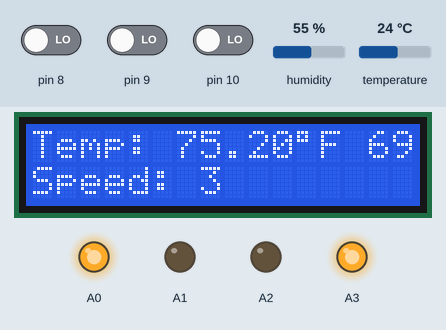
Recording of a sketch running on a simulated Arduino Uno, built with avr-gcc and run on an emulated ATmega328P. Parts: 16×2 character LCD, output pins drawn as LEDs (lit = HIGH). The inputs (shaded band) are chosen by the test bench; at power-on: pin 9 LOW, temperature 24 °C, pin 8 LOW, pin 10 LOW, humidity 55 %.

Above: at 1.2 s.
1.3 s: pin 9 driven HIGH
At 4.3 s:
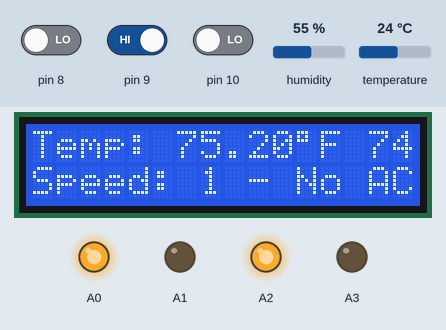
4.4 s: temperature set to 12 °C
At 5.7 s:
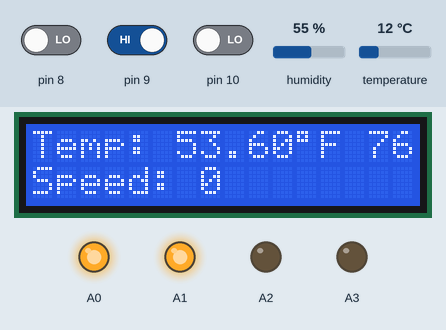
7.5 s: temperature set to 41 °C
At 9.3 s:
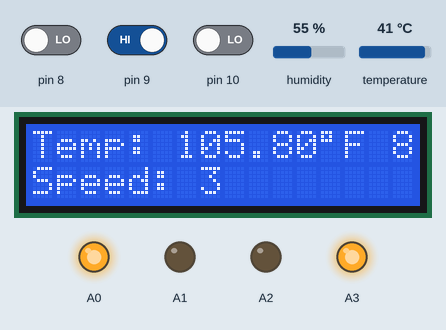
10.0 s: pin 8 driven HIGH
At 11.7 s:
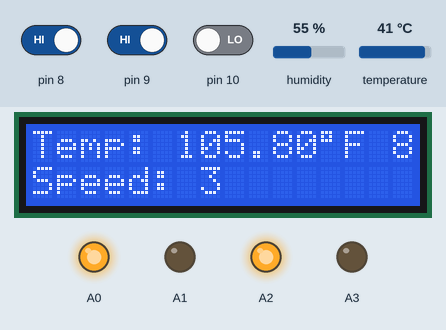
12.1 s: pin 10 driven HIGH
At 13.1 s:
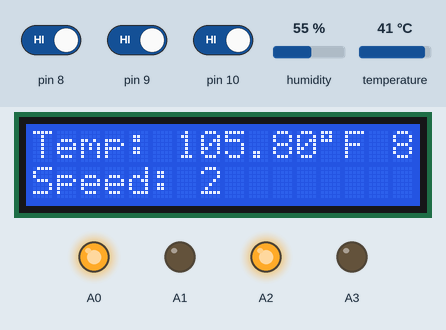
15.2 s: temperature set to 34 °C
At 16.3 s:
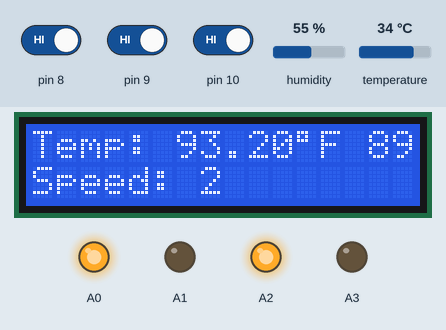
17.9 s: temperature set to 31 °C
Timing chart, 0 to 21.6 s (numbered marks = the images above; inputs shaded):
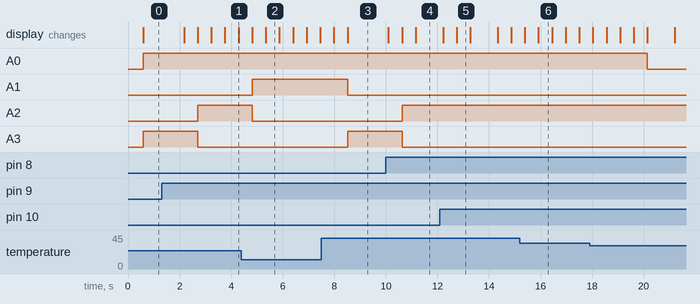

The sketch:

AC_Controller.ino
```cpp
#include <LiquidCrystal.h>
#include <DHT11.h>
#include <millisDelay.h>
#include "FanMode.h"
#include "CompressorMode.h"
#include "FanController.h"
#include "FanSpeeds.h"
#include "ControlButtons.h"


// Create an instance of the DHT11 class and set the digital I/O pin.
DHT11 dht11(7);

LiquidCrystal lcd(12, 11, 5, 4, 3, 2);


int desiredTemp = 69.0;
float tempF;
FanMode fanMode = Auto;

FanController  fanController = FanController();
FanSpeeds fanSpeeds = FanSpeeds(&fanController, &lcd);
ControlButtons controlButtons = ControlButtons();

void setup(){
  lcd.begin(16, 2);
  //compressor
  pinMode(A0, OUTPUT);
  digitalWrite(A0, LOW);
  //low speed
  pinMode(A1, OUTPUT);
  digitalWrite(A1, LOW);
  //medium speed
  pinMode(A2, OUTPUT);
  digitalWrite(A2, LOW);
  //high speed
  pinMode(A3, OUTPUT);
  digitalWrite(A3, LOW);

  //fan speed button
  pinMode(8, INPUT);

}

void loop(){
  float temperature = dht11.readTemperature();
  fanSpeeds.tempF = (temperature *9/5) + 32;
  lcd.setCursor(0,0);
  lcd.print("Temp: ");
  lcd.print(fanSpeeds.tempF);
  lcd.print((char)223);
  lcd.print("F");
  lcd.print(" ");
  lcd.print(fanSpeeds.desiredTemp);

  int modeBtn = digitalRead(8);
  if(modeBtn == HIGH){
    fanMode = controlButtons.IncrementMode(fanMode);
  }
  int tempUp = digitalRead(9);
  if(tempUp == HIGH){
    fanSpeeds.desiredTemp++;
  }
  int tempDown = digitalRead(10);
  if(tempDown == HIGH){
    fanSpeeds.desiredTemp--;
  }

  if(fanMode == Auto){
    fanSpeeds.AutoFanLoop();
  }
  else if(fanMode == Low){
    fanSpeeds.LowFanLoop();
  }
  else if(fanMode == Medium){
    fanSpeeds.MediumFanLoop();
  }
  else if(fanMode == High){
    fanSpeeds.HighFanLoop();
  }
}
```

CompressorMode.h
```cpp
#ifndef CompressorMode_h
#define CompressorMode_h


#include <Arduino.h>

enum CompressorMode{
  ON,
  OFF
  };

#endif
```

ControlButtons.cpp
```cpp
#include "ControlButtons.h"

ControlButtons::ControlButtons(){
}

int ControlButtons::IncrementMode(int fanMode){
  //cycle mode
  if(fanMode < 3)
    fanMode++;
  else{
    fanMode = 0;
  }
  return fanMode;
}
```

ControlButtons.h
```cpp
#ifndef ControlButtons_h
#define ControlButtons_h

#include <LiquidCrystal.h>
#include <Arduino.h>
#include <millisDelay.h>
#include "FanMode.h"

class ControlButtons{
  public:
    ControlButtons();
    void init();
    int IncrementMode(int fanMode);
  private:
    LiquidCrystal* _lcd;
};
#endif
```

FanController.cpp
```cpp
#include "FanController.h"

FanController::FanController(){

}

millisDelay fanTimer;
millisDelay fanRunningTimer;
millisDelay fanSwitchTimer;
millisDelay compressorStartDelay;
millisDelay compressorRunDelay;
void FanController::init(){}
void FanController::setFanSpeed(int speed)
{
  if(speed == 0){
      if(fanRunningTimer.remaining() == 0.0 && digitalRead(A0) == LOW){
        fanTimer.restart();
        digitalWrite(A1, LOW);
        digitalWrite(A2, LOW);
        digitalWrite(A3, LOW);
      }
  }if(speed == 1){
    if(fanTimer.remaining() == 0.0 && fanSwitchTimer.remaining() == 0.0){
      fanSwitchTimer.start(2000);
      digitalWrite(A1, HIGH);
      digitalWrite(A2, LOW);
      digitalWrite(A3, LOW);
    }
  }if(speed == 2){
    if(fanTimer.remaining() == 0.0 && fanSwitchTimer.remaining() == 0.0){
      fanSwitchTimer.start(2000);
      digitalWrite(A1, LOW);
      digitalWrite(A2, HIGH);
      digitalWrite(A3, LOW);
    }
  }if(speed == 3){
    if(fanTimer.remaining() == 0.0 && fanSwitchTimer.remaining() == 0.0){
      fanSwitchTimer.start(2000);
      digitalWrite(A1, LOW);
      digitalWrite(A2, LOW);
      digitalWrite(A3, HIGH);
    }
  }
}
//Fan and Compressor controllers
void FanController::setCompressor(int val){
  switch(val){
    case 0:
      if(compressorRunDelay.remaining() == 0.0){
        digitalWrite(A0,LOW);
        compressorStartDelay.start(30000);
      }
    case 1:
      if(digitalRead(A0) == LOW && compressorStartDelay.remaining() == 0.0){
        digitalWrite(A0,HIGH);
        compressorRunDelay.start(15000);
      }
  }
}
void FanController::startfanRunningTimer(){
  if(!fanRunningTimer.remaining() == 0.0){
    fanRunningTimer.start(30000);
  }
}
```

FanController.h
```cpp
#ifndef FanController_h
#define FanController_h


#include <Arduino.h>
#include <millisDelay.h>

class FanController{
  public:
    FanController();
    void init();
    void setFanSpeed(int speed);
    void setCompressor(int val);
    void startfanRunningTimer();
};
#endif
```

FanMode.h
```cpp
#ifndef FanMode_h
#define FanMode_h


#include <Arduino.h>

enum FanMode{
  Auto,
  Low,
  Medium,
  High
  };

#endif
```

FanSpeeds.cpp
```cpp
#include "FanController.h"
#include "FanSpeeds.h"
#include "CompressorMode.h"
FanController* _fanController;
LiquidCrystal* _lcd;
CompressorMode compressorMode = ON;


FanSpeeds::FanSpeeds(FanController* fanController, LiquidCrystal* lcd1){
  desiredTemp = 69;
  _fanController = fanController;
  _lcd = lcd1;
}


void FanSpeeds::LowFanLoop(){
  //fan always on in low
  _fanController->startfanRunningTimer();
  _fanController->setFanSpeed(1);
  if(tempF > (desiredTemp + 2.0) && compressorMode == ON){
    //turn compressor on
    _fanController->setCompressor(1);
    _lcd->setCursor(0,1);
    _lcd->print("Speed: ");
    _lcd->print("1         ");
  }
  else{
    _lcd->setCursor(0,1);
    _lcd->print("Speed: ");
    _lcd->print("1 - No AC");
  }
}
void FanSpeeds::MediumFanLoop(){
  //fan always on in low
  _fanController->startfanRunningTimer();
  _fanController->setFanSpeed(2);
  if(tempF > (desiredTemp + 2.0) && compressorMode == ON){
    //turn compressor on
    _fanController->setCompressor(1);
    _lcd->setCursor(0,1);
    _lcd->print("Speed: ");
    _lcd->print("2         ");
  }
  else{
    _lcd->setCursor(0,1);
    _lcd->print("Speed: ");
    _lcd->print("2 - No AC");
  }
}
void FanSpeeds::HighFanLoop(){
  //fan always on in low
  _fanController->startfanRunningTimer();
  _fanController->setFanSpeed(3);
  if(tempF > (desiredTemp + 2.0) && compressorMode == ON){
    //turn compressor on
    _fanController->setCompressor(1);
    _lcd->setCursor(0,1);
    _lcd->print("Speed: ");
    _lcd->print("3         ");
  }
  else{
    _lcd->setCursor(0,1);
    _lcd->print("Speed: ");
    _lcd->print("3 - No AC");
  }
}

void FanSpeeds::AutoFanLoop(){
  // Auto Fan control loop
  if(tempF > (desiredTemp - 4) && tempF < (desiredTemp + 0.9)){
    //turn fan on
    _fanController->startfanRunningTimer();
    _fanController->setFanSpeed(1);
    _fanController->setCompressor(0);
    _lcd->setCursor(0,1);
    _lcd->print("Speed: ");
    _lcd->print("1 - No AC");

  }else if(tempF > (desiredTemp + 1.0) && tempF < (desiredTemp + 2.9)){
    //turn fan on
    _fanController->startfanRunningTimer();
    _fanController->setFanSpeed(1);
    _fanController->setCompressor(1);
    _lcd->setCursor(0,1);
    _lcd->print("Speed: ");
    _lcd->print("1         ");
  }
  else if(tempF > (desiredTemp + 3.0) && tempF < (desiredTemp + 4.9)){
    _fanController->startfanRunningTimer();
    _fanController->setFanSpeed(2);
    _fanController->setCompressor(1);
    _lcd->setCursor(0,1);
    _lcd->print("Speed: ");
    _lcd->print("2         ");
  }
  else if(tempF > (desiredTemp + 5.0)){
    _fanController->startfanRunningTimer();
    _fanController->setFanSpeed(3);
    _fanController->setCompressor(1);
    _lcd->setCursor(0,1);
    _lcd->print("Speed: ");
    _lcd->print("3         ");
  }
  else{
    //turn everything off
    _fanController->setFanSpeed(0);
    _fanController->setCompressor(0);
    _lcd->setCursor(0,1);
    _lcd->print("Speed: ");
    _lcd->print("0         ");
  }
}
```

FanSpeeds.h
```cpp
#ifndef FanSpeeds_h
#define FanSpeeds_h

#include <LiquidCrystal.h>
#include <Arduino.h>
#include <millisDelay.h>

class FanSpeeds{
  public:
    FanSpeeds(FanController* fanController, LiquidCrystal* lcd);
    void init();
    void LowFanLoop();
    void MediumFanLoop();
    void HighFanLoop();
    void AutoFanLoop();
    float tempF;
    int desiredTemp;
  private:
    LiquidCrystal* _lcd;
};
#endif
```

Measured:
- after the input at 1.3 s, A2: LOW → HIGH after 1.4 s; A3: HIGH → LOW after 1.4 s; the display: first changes after 0.88 s (image 1 shows a later state)
- after the input at 7.5 s, A1: HIGH → LOW after 1.0 s; A3: LOW → HIGH after 1.0 s
- after the input at 10.0 s, A2: LOW → HIGH after 0.63 s; A3: HIGH → LOW after 0.63 s; the display: first changes after 0.10 s (image 4 shows a later state)
- after the input at 17.9 s, A0: HIGH → LOW after 2.2 s
- what the display in image 2 shows lasts 0.6 s, from 5.3 s to 5.9 s
